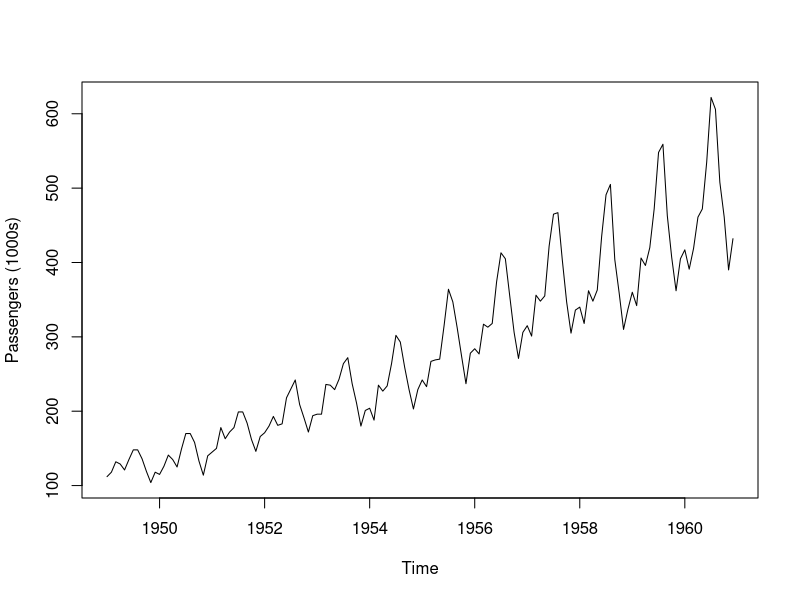
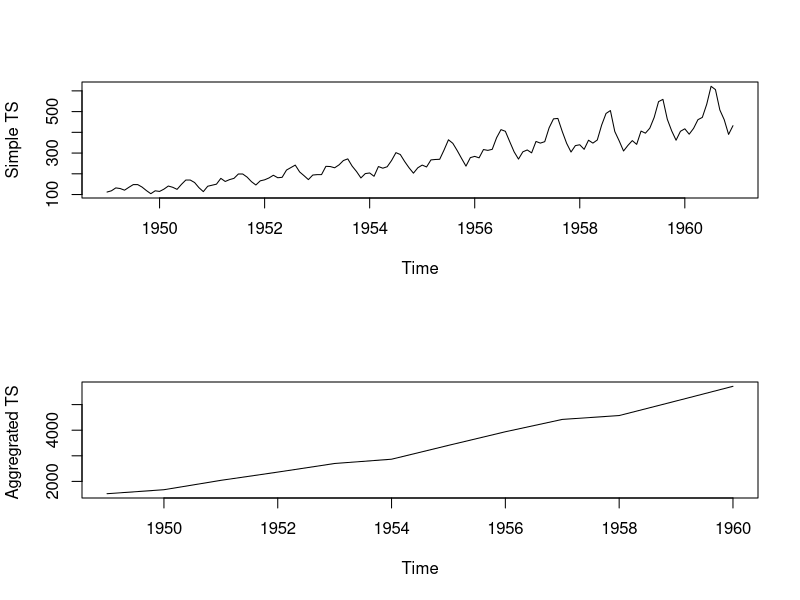
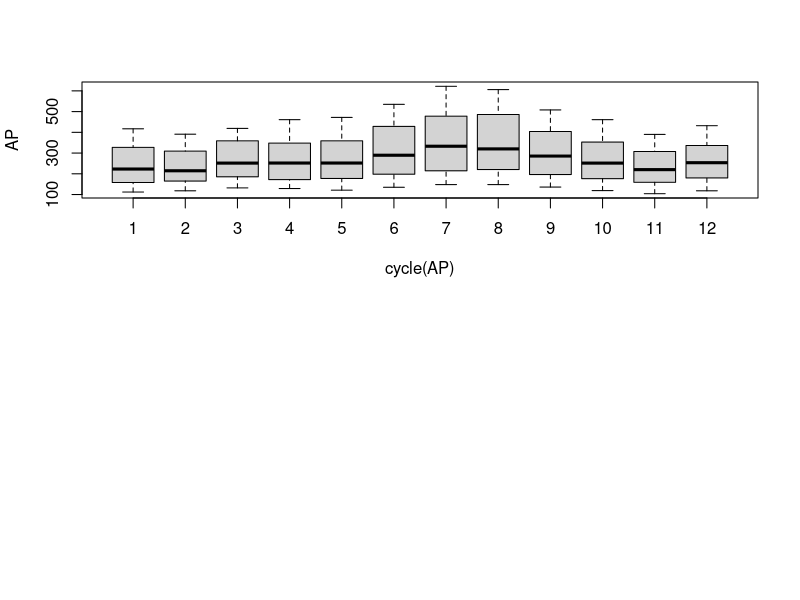
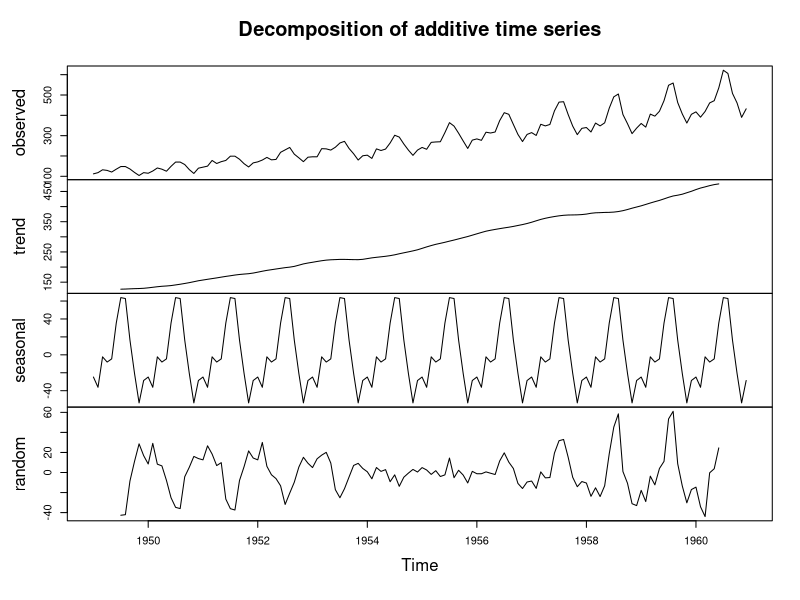
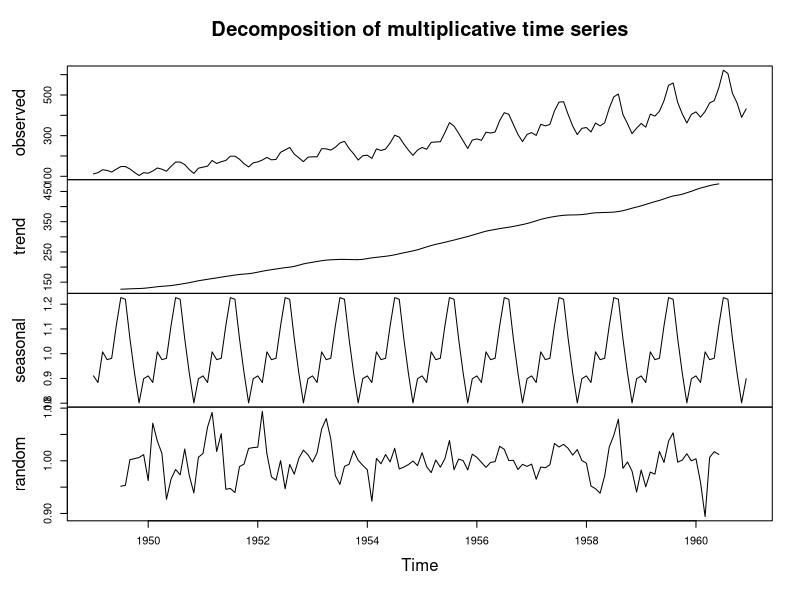
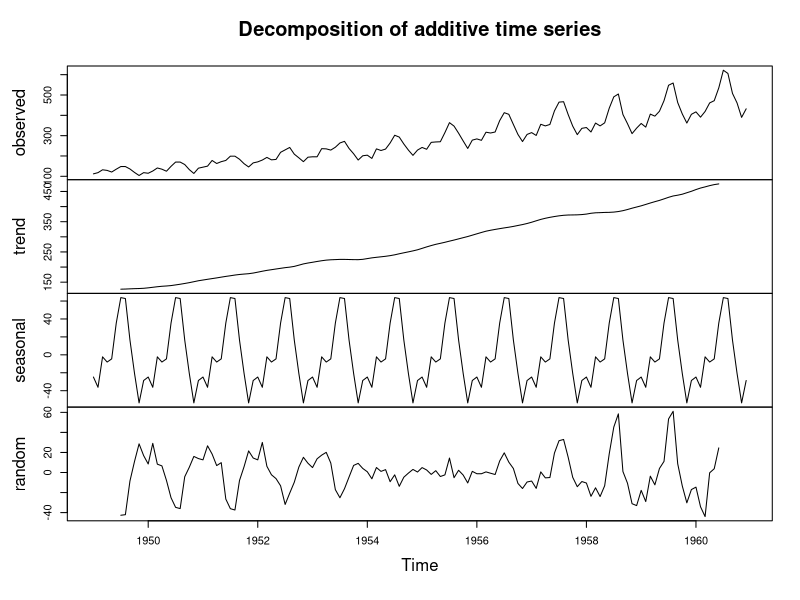
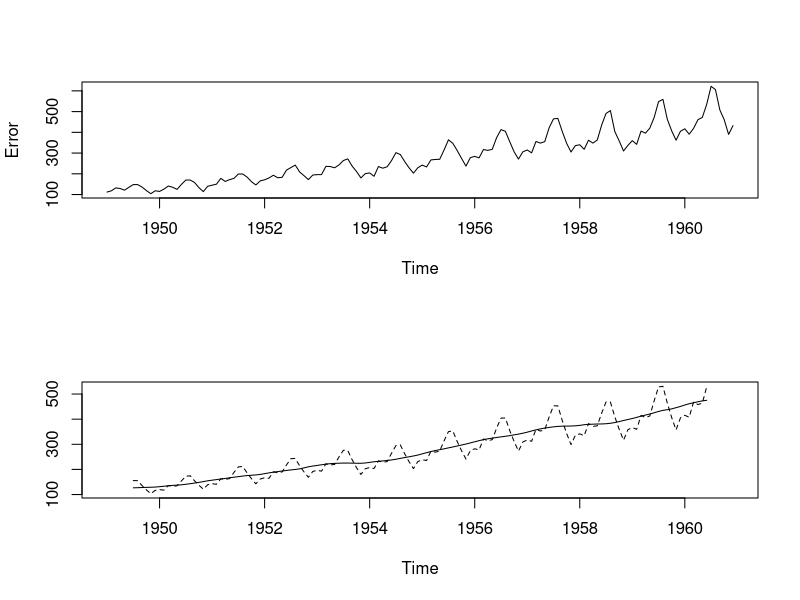
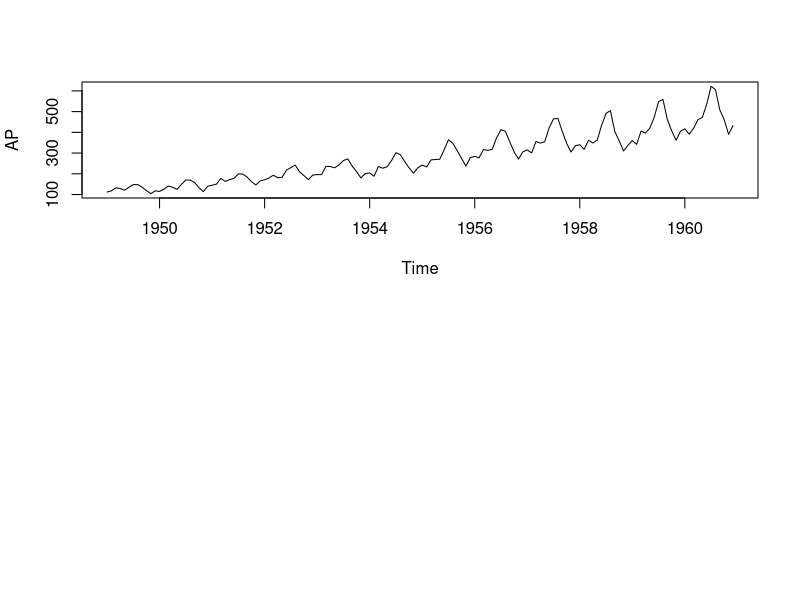

R code for these plots, in order: (Note: this script raises an error after producing the figures.)
# Time series: Basic Introduction
# This lecture is adapted from the book, "Introductory Time Series with R" by Paul S.P. Cowpertwait & A. Metcalfe, Springer series

# Time Series R code
# Load the built in Air Passengers Time Series dataset
data("AirPassengers") 
AP<-AirPassengers
class(AP)
start(AP)
end(AP)
frequency(AP) 
summary(AP)
# creating time plot
plot(AP, ylab="Passengers (1000s)")
# it is apparent that the number of passengers travelling on the airline is increasing with time. In general, a systematic change in a time series that does not appear to be periodic is known as a trend.
# A repeating pattern within each year is known as seasonal variation, although the term is applied more generally to repeating patterns within any fixed period, such as restaurant bookings on different days of the week. There is clear seasonal variation in the air passenger time series.
# However, many time series exhibit trends, which might, for example, be part of a longer cycle or be random and subject to unpredictable change. Random, or stochastic, trends are common in economic and financial time series. A regression model would not be appropriate for a stochastic trend.
# A time series plot not only emphasises patterns and features of the data but can also expose outliers and erroneous values. One cause of the latter is that missing data are sometimes coded using a negative value.  
# To get a clearer view of the trend, the seasonal effect can be removed by aggregating the data to the annual level, which can be achieved in R using the aggregate function. A summary of the values for each season can be viewed using a boxplot, with the cycle function being used to extract the seasons for each item of data.
# The plots can be put in a single graphics window using the layout function, which takes as input a vector (or matrix) for the location of each plot in the display window. 
layout(1:2)
plot(AP, ylab="Simple TS")
plot(aggregate(AP), ylab="Aggregrated TS ")
boxplot(AP~cycle(AP))

# You can see an increasing trend in the annual series and the seasonal effects in the boxplot. More people travelled during the summer months of June to September

# Decomposition in R
# In R, the function decompose estimates trends and seasonal effects using a moving average method. Nesting the function within plot (e.g., using                                                            plot(stl())) produces a single figure showing the original series xt and the decomposed series mt, st, and zt. 
plot(decompose(AP))
AP.decom <- decompose(AP, type = "mult") # # use type = "additive" for additive components
plot(AP.decom)
plot(decompose(AP, type = "add"))

Trend<- AP.decom$trend
Seasonal<- AP.decom$seasonal
Error<- AP.decom$x
plot(Error)
ts.plot(cbind(Trend, Trend * Seasonal), lty = 1:2) # Electricity production data: trend with superimposed multiplicative seasonal effects.


# How to test if a time series is stationary?
library(tseries)
adf.test(AP) # p-value < 0.05 indicates the TS is stationary
kpss.test(AP)

#Simple Moving Average
#Simple moving average can be calculated using ma() from forecast

plot(AP) # first plot the ts object
sm <- ma(AP, order=12) # 12 month moving average
lines(sm, col="red") # plot the moving average line on the previous plot

# Exponential smoothing
## first plot the AP data to check for seasonal trends
plot(AP)
AP.smth<- stl(AP, "periodic")
plot(AP.smth)
Comp.hw1 <- HoltWinters(AP, beta = 0, gamma = 0)
plot(Comp.hw1)
Comp.hw1
Comp.hw1$SSE

# simple exponential smoothing: level only
model <- hw(AP, initial = "optimal", h=12, beta = NULL, gamma = NULL)
plot(model)
# Double Exponential smoothing: Level and Trend components
model <- hw(AP, initial = "optimal", h=12, gamma = NULL)
plot(model)
# Holt Winters: Level, Trend and Seasonality
model <- hw(AP, initial = "optimal", h=12)
plot(model)
accuracy(model)

# De-seasonlize a time series so as to see he seasonal pattern in the time series and helps to model the data without the seasonal effects.
library(forecast)
plot(decompose(AP, type = "additive"))
plot(decompose(AP, type = "mult"))
AP.decomp<- stl(AP, "periodic")
AP.deseason<- seasadj(AP.decomp)
plot(AirPassengers, type="l")  # original series
plot(AP.deseason, type="l") # seasonal adjusted
seasonplot(AP.deseason, 12, col=rainbow(12), year.labels=TRUE, main="Seasonal plot: Airpassengers") # seasonal frequency set as 12 for monthly data.

#ARIMA
#The forecast package offers auto.arima() function to fit ARIMA models. It can also be manually fit using Arima(). A drawback with ARIMA models in R is that it does not have the functionality to fit long seasonality of more than 350 periods eg: 365 days for daily data or 24 hours for 15 sec data.
# Fit and forecast with auto.arima()
autoArimaFit <- auto.arima(AP)
plot(forecast(autoArimaFit, h=20))
# Fit and forecast with Arima()
arimaFit <- Arima(AP,order=c(3,1,0))
plot(forecast(arimaFit,h=20))

